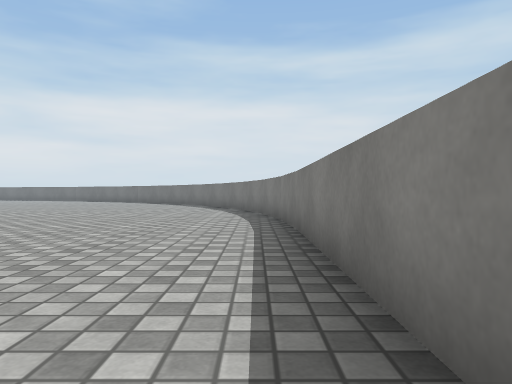
view 1 (above)

16 first-person views from a walk through a 3-D level made in the Unity game engine. The camera is 0.64 m above the floor, looks level and sees 70° across. The floor is counted in squares, 1 m on a side. Each view is taken from the middle of a square. On the plan, view 1 faces up. The plan holds only what a view shows up to about 10 squares ahead; the rest is blank. The place goes on beyond the plan. The player is left out. Some animated figures are left out. Surface patterns are stand-ins for the level's own textures.

view 2
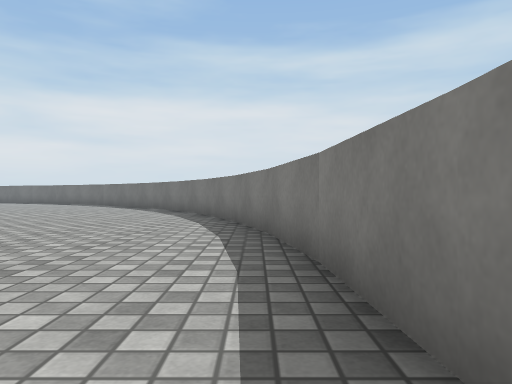

view 3
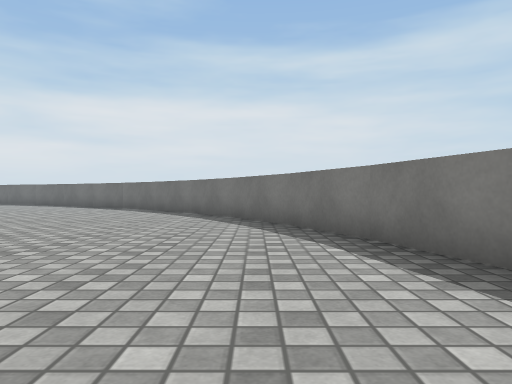

view 4
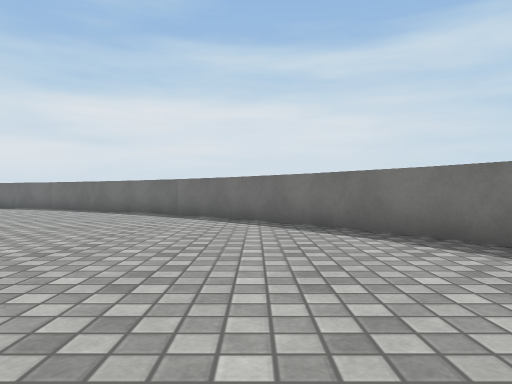

view 5
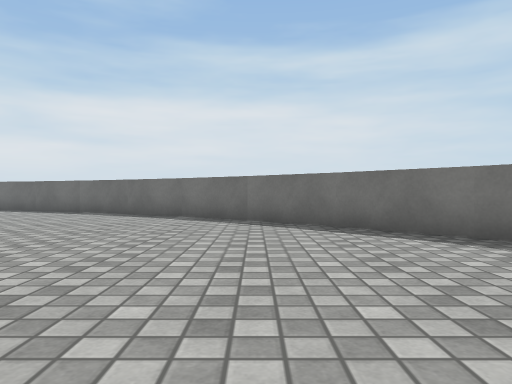

view 6
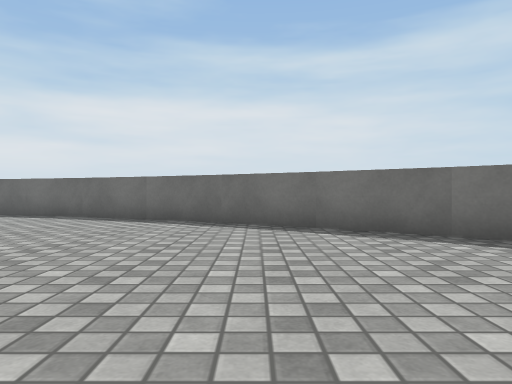

view 7
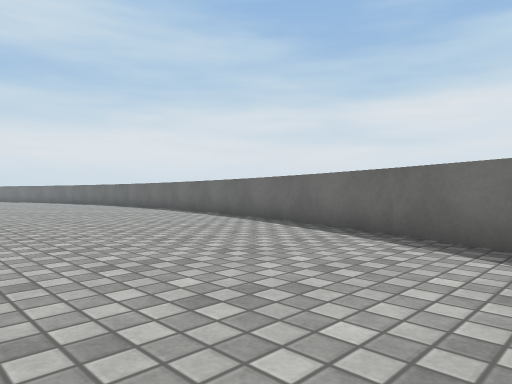

view 8
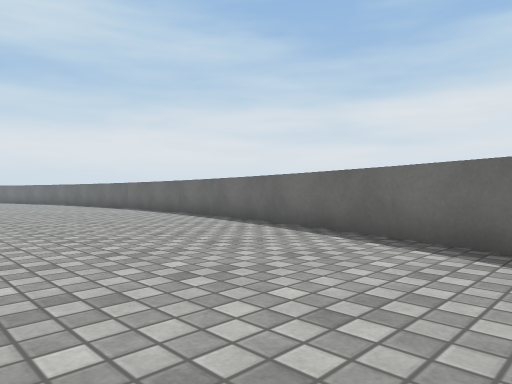

view 9
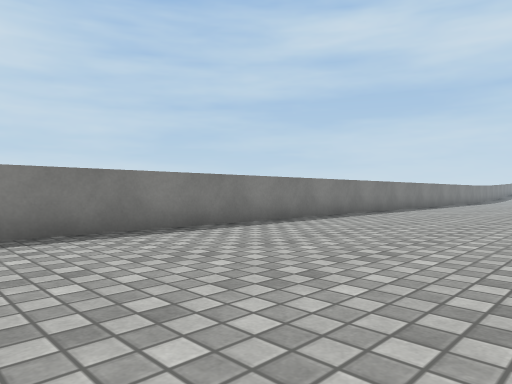

view 10
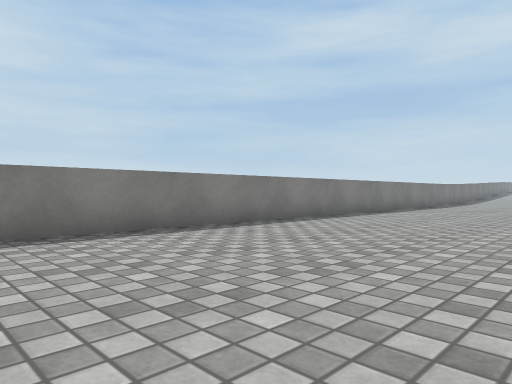

view 11
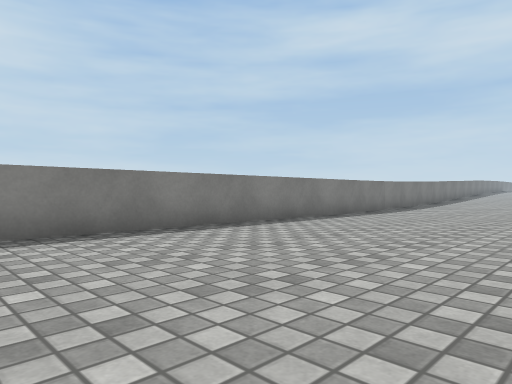

view 12
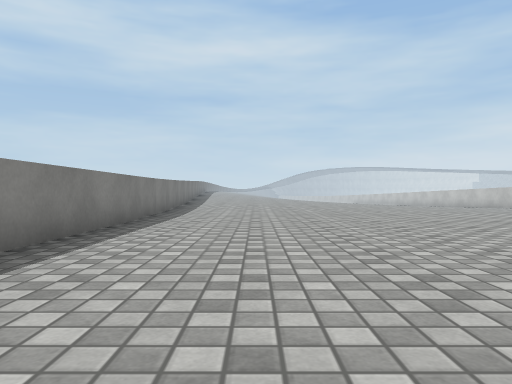

view 13
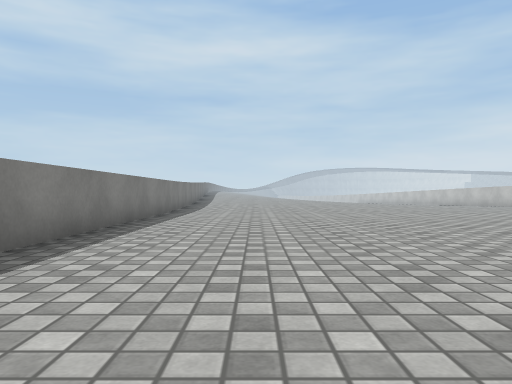

view 14
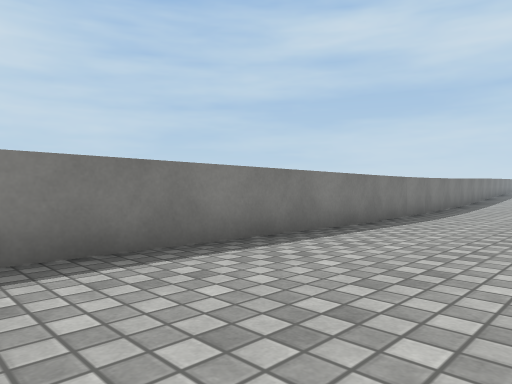

view 15
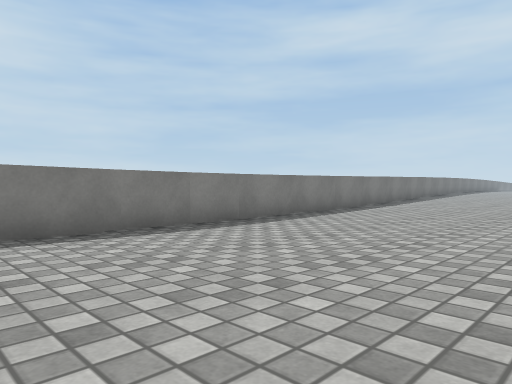

view 16
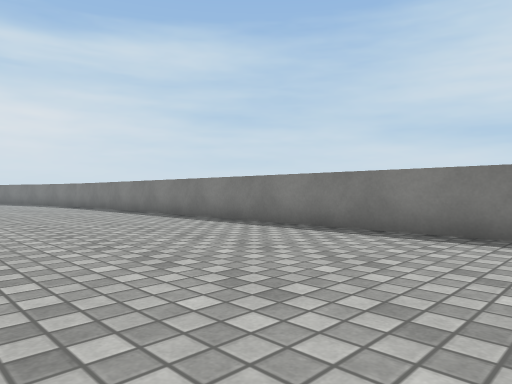

### Floor plan
Points are (right, up) in squares from view 1. A wall is a line through its corners. A room is listed if a view was taken in it or the views show most of it. See-through windows are left out.
Room 1 (views 1, 2, 3, 4, 5, 6, 7, 8, 9, 10, 11, 12, 13, 14, 15, 16)
walls: (0.6, 8.2) (0.2, 10.7) (-0.5, 12.9); (-0.4, 12.9) (-1.4, 15.2); (-1.3, 15) (-2.6, 17.2); (-2.5, 17.1) (-4, 19.2); (-3.9, 19.1) (-5.5, 20.8); (-5.5, 20.7) (-7.2, 22.3); (-7.1, 22.2) (-10.7, 24.8); (-10.7, 24.6) (-12.6, 25.5); (-12.5, 25.6) (-18.1, 27.6); (-18.1, 27.5) (-21.8, 28.3); (0.7, -20.5) (0.7, 8.4)

Where each view was taken, in squares from view 1:
view 1: 0 up, 0 right, facing up
view 2: 5 up, 0 right, facing up
view 3: 8 up, 2 left, facing up
view 4: 12 up, 5 left, facing up
view 5: 14 up, 7 left, facing up
view 6: 17 up, 10 left, facing up
view 7: 21 up, 12 left, facing up-left
view 8: 22 up, 14 left, facing up-left
view 9: 5 up, 5 left, facing down-right
view 10: 1 down, 5 left, facing down-right
view 11: 7 down, 5 left, facing down-right
view 12: 9 down, 2 left, facing down
view 13: 6 down, 2 left, facing down
view 14: 10 down, 3 left, facing down-right
view 15: 15 down, 5 left, facing down-right
view 16: 8 down, 5 left, facing up-right
